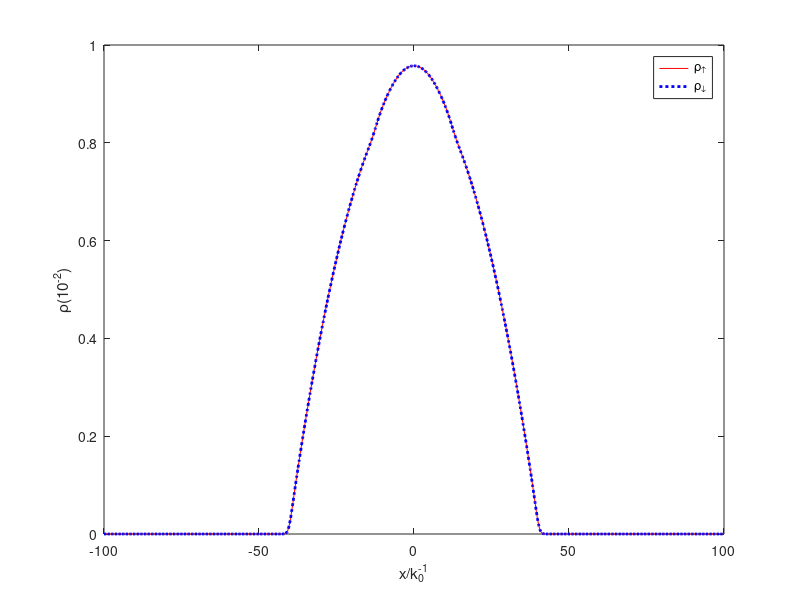
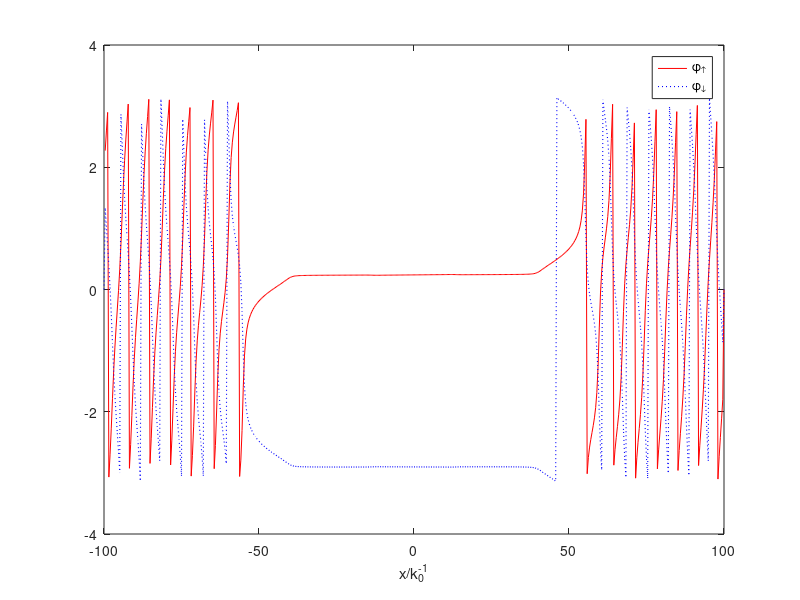
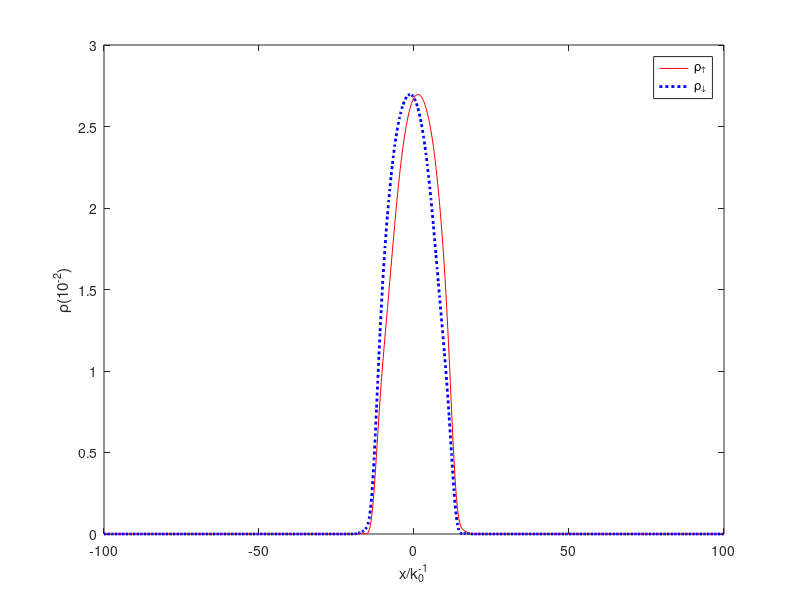
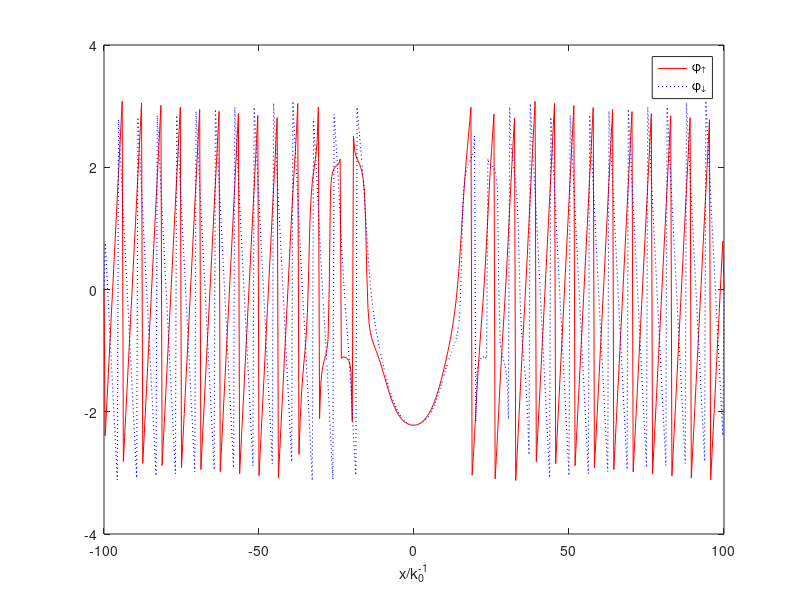

The MATLAB script that drew these images, in order:
%% =========== omega = 8.5 ========================
% ============= 平面波相 =============================
% close all
DENA1 = dlmread('DENA1.DAT');
DENA2 = dlmread('DENA2.DAT');
DENB1 = dlmread('DENB1.DAT');
DENB2 = dlmread('DENB2.DAT');
PHASEA1 = dlmread('PHASEA1.DAT');
PHASEA2 = dlmread('PHASEA2.DAT');
PHASEB1 = dlmread('PHASEB1.DAT');
PHASEB2 = dlmread('PHASEB2.DAT');
x = linspace(-100, 100, 513);

figure(1);
% multiply with 100
plot(x, 100*DENA1, 'r-', x, 100*DENA2, 'b:', 'LineWidth', 2);
xlabel('x/k_0^{-1}');
ylabel('\rho(10^{-2})');
legend('\rho_\uparrow', '\rho_\downarrow');

%%
% close all
figure(2);
plot(x, PHASEA1, 'r-', x, PHASEA2, 'b:', 'LineWidth', 0.8);
xlabel('x/k_0^{-1}');
% ylabel('\phi');
legend('\phi_\uparrow', '\phi_\downarrow');

%% 
figure(3);
% multiply with 100
plot(x, 100*DENB1, 'r-', x, 100*DENB2, 'b:', 'LineWidth', 2);
xlabel('x/k_0^{-1}');
ylabel('\rho(10^{-2})');
legend('\rho_\uparrow', '\rho_\downarrow');

%% 
figure(4);
plot(x, PHASEB1, 'r-', x, PHASEB2, 'b:', 'LineWidth', 0.8);
xlabel('x/k_0^{-1}');
% ylabel('\phi');
legend('\phi_\uparrow', '\phi_\downarrow');